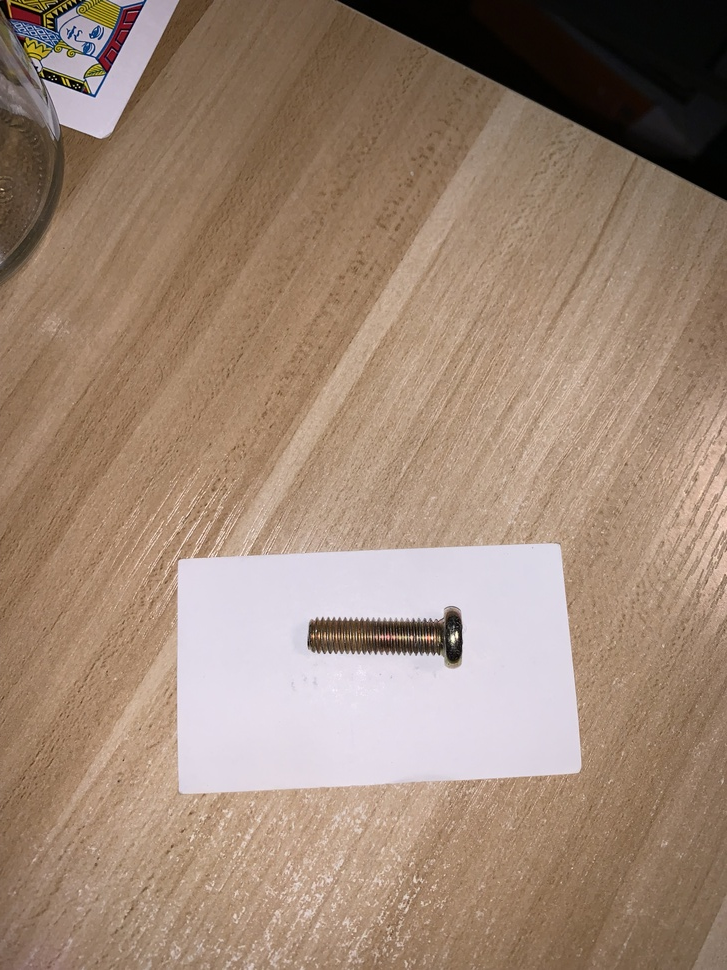
#> input picture IMG_3155.jpg, 727 x 970 px, shrunk from 3024 x 4032 before the run
$ python -i squares.py   (imports and definitions only)
#> lines starting #> are read from the running program, lines starting #| are printed output that depends on the picture; after the words box and inside, x2 and y2 are one past the last pixel; in counts of white or black regions, pixels touching at a corner belong together
#> further down, picture is the input picture: shape (970, 727, 3); mean B, G, R 117, 134.6, 158.1
# Python 2/3 compatibility
from __future__ import print_function
import sys
PY3 = sys.version_info[0] == 3

if PY3:
    xrange = range

import numpy as np
import cv2 as cv
from google.colab.patches import cv2_imshow


def angle_cos(p0, p1, p2):
    d1, d2 = (p0-p1).astype('float'), (p2-p1).astype('float')
    return abs( np.dot(d1, d2) / np.sqrt( np.dot(d1, d1)*np.dot(d2, d2) ) )

def find_squares(img):
    img = cv.GaussianBlur(img, (5, 5), 0)
    squares = []
    for gray in cv.split(img):
        for thrs in xrange(0, 255, 26):
            if thrs == 0:
                bin = cv.Canny(gray, 0, 50, apertureSize=5)
                bin = cv.dilate(bin, None)
            else:
                _retval, bin = cv.threshold(gray, thrs, 255, cv.THRESH_BINARY)
            contours, _hierarchy = cv.findContours(bin, cv.RETR_LIST, cv.CHAIN_APPROX_SIMPLE)
            for cnt in contours:
                cnt_len = cv.arcLength(cnt, True)
                cnt = cv.approxPolyDP(cnt, 0.02*cnt_len, True)
                if len(cnt) == 4 and cv.contourArea(cnt) > 1000 and cv.isContourConvex(cnt):
                    cnt = cnt.reshape(-1, 2)
                    max_cos = np.max([angle_cos( cnt[i], cnt[(i+1) % 4], cnt[(i+2) % 4] ) for i in xrange(4)])
                    if max_cos < 0.1:
                        squares.append(cnt)
#> this loop made 3 passes
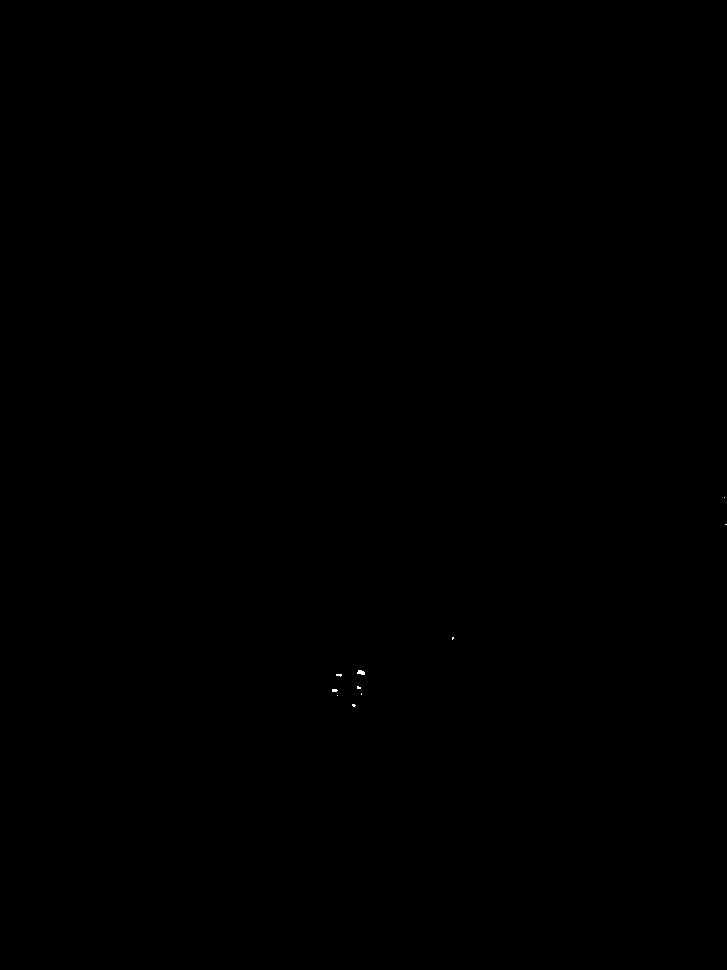
#> bin: shape (970, 727); 0.01% white in thin lines or dots, all inside (x1, y1, x2, y2) = (332, 497, 727, 707)
#> after the loop, cnt = [[724, 497]]; max_cos = 0.0513; squares = 8 items
    return squares


# [9 lines of commented-out code are left out]

>>> import cv2
>>> picture = cv2.imread('IMG_3155.jpg')
>>> result = find_squares(picture)
#> result = 8 items
